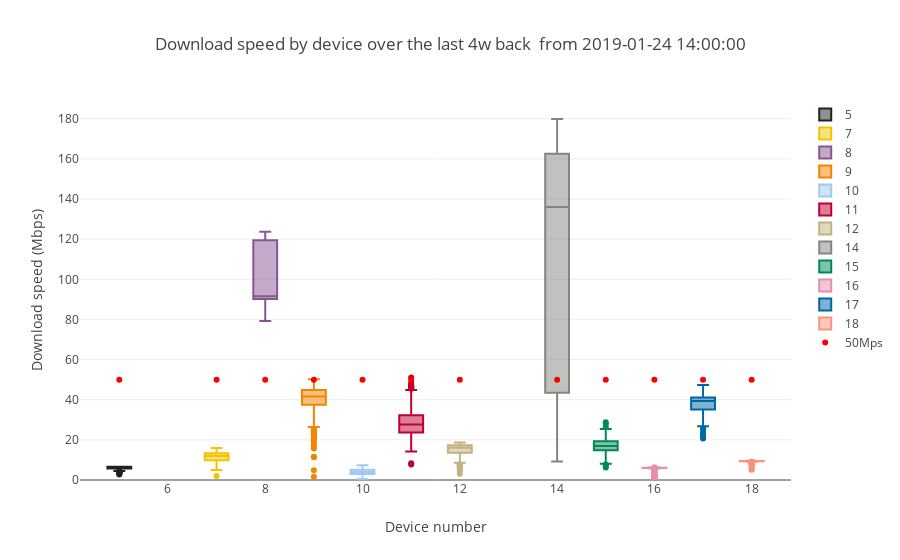

The cell this chart's notebook holds for it:
### Markdown cell above
On this plot we see download speed by hour (x axis) for all the devices. Data was normalized around zero - in order to use devices from all of our devices and to spot trends. We can see that during the night/early morning download speeds seem a little higher and go down during working hours. However, it should be noted that this has not been quantified yet or tested for statistical significance.

### Code cell
t="Download speed by device"+title_tail
simple_boxplot(dataframe=download_df,plot_value='DOWNLOAD',sort_value='SK_PI',
               title=t, 
               ytitle="Download speed (Mbps)",
               xtitle="Device number", downloadline=True)

### Figure 1 — Plotly figure (JSON) as saved in the notebook; plotly's stock layout.template omitted (floating-point values rounded to 4 significant figures; data arrays with more than 128 entries replaced by an {"elided": "..."} marker saying what was removed)
{"data": [{"marker": {"color": "#222222"}, "name": "5", "type": "box", "y": {"elided": "177 float values"}}, {"marker": {"color": "#F3C300"}, "name": "7", "type": "box", "y": {"elided": "177 float values"}}, {"marker": {"color": "#875692"}, "name": "8", "type": "box", "y": [90.66, 92.28, 118.7, 89.4, 91.71, 85.63, 79.27, 121.1, 90.03, 123.2, 91.21, 87.65, 91.4, 123.2, 90.29, 91.27, 90.78, 118.7, 120.5, 90.07, 92.06, 123.6, 120.2, 117.4]}, {"marker": {"color": "#F38400"}, "name": "9", "type": "box", "y": {"elided": "177 float values"}}, {"marker": {"color": "#A1CAF1"}, "name": "10", "type": "box", "y": {"elided": "155 float values"}}, {"marker": {"color": "#BE0032"}, "name": "11", "type": "box", "y": {"elided": "177 float values"}}, {"marker": {"color": "#C2B280"}, "name": "12", "type": "box", "y": {"elided": "177 float values"}}, {"marker": {"color": "#848482"}, "name": "14", "type": "box", "y": {"elided": "176 float values"}}, {"marker": {"color": "#008856"}, "name": "15", "type": "box", "y": {"elided": "177 float values"}}, {"marker": {"color": "#E68FAC"}, "name": "16", "type": "box", "y": {"elided": "166 float values"}}, {"marker": {"color": "#0067A5"}, "name": "17", "type": "box", "y": {"elided": "175 float values"}}, {"marker": {"color": "#F99379"}, "name": "18", "type": "box", "y": {"elided": "173 float values"}}, {"marker": {"color": "red"}, "mode": "markers", "name": "50Mps", "type": "scatter", "x": [5, 7, 8, 9, 10, 11, 12, 14, 15, 16, 17, 18], "y": [50, 50, 50, 50, 50, 50, 50, 50, 50, 50, 50, 50]}], "layout": {"title": "Download speed by device over the last 4w back  from 2019-01-24 14:00:00", "xaxis": {"title": "Device number"}, "yaxis": {"rangemode": "tozero", "title": "Download speed (Mbps)"}}}
